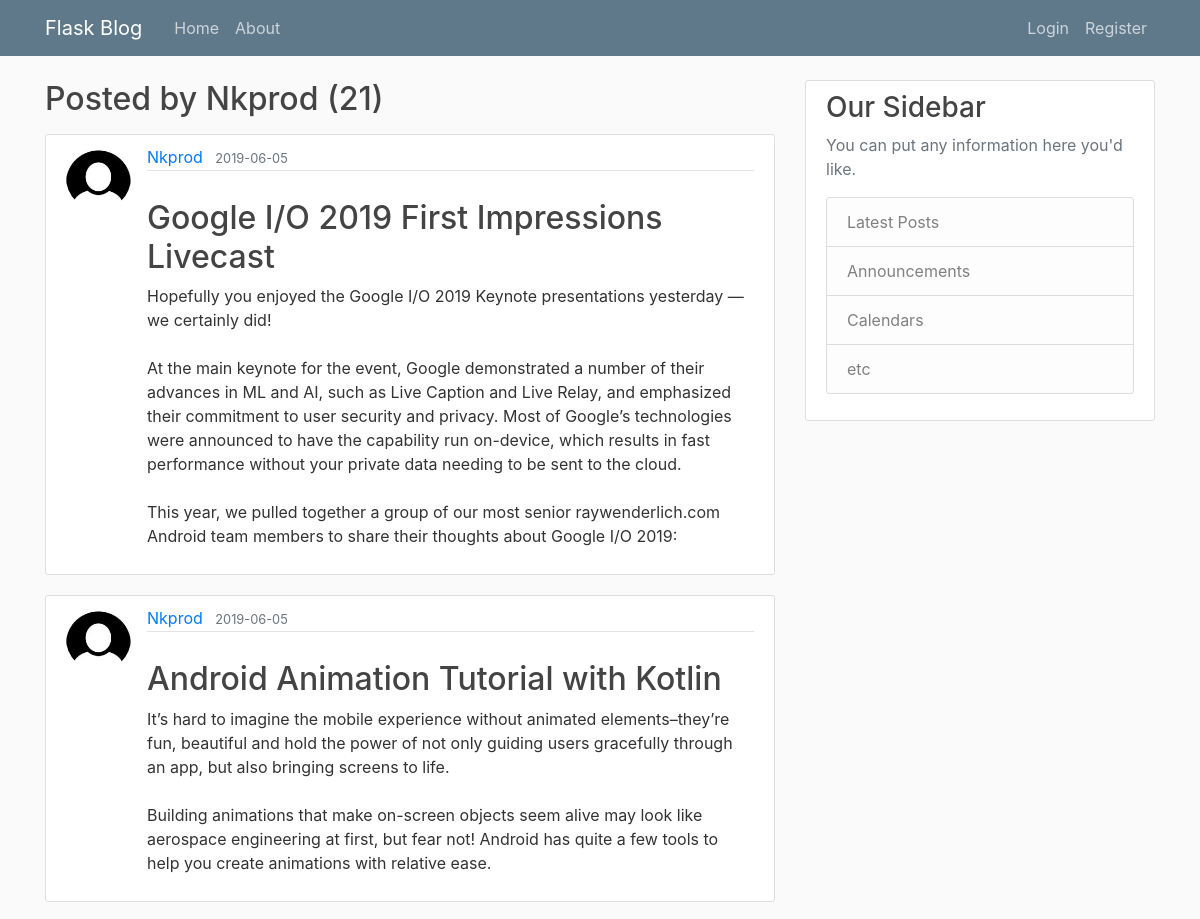
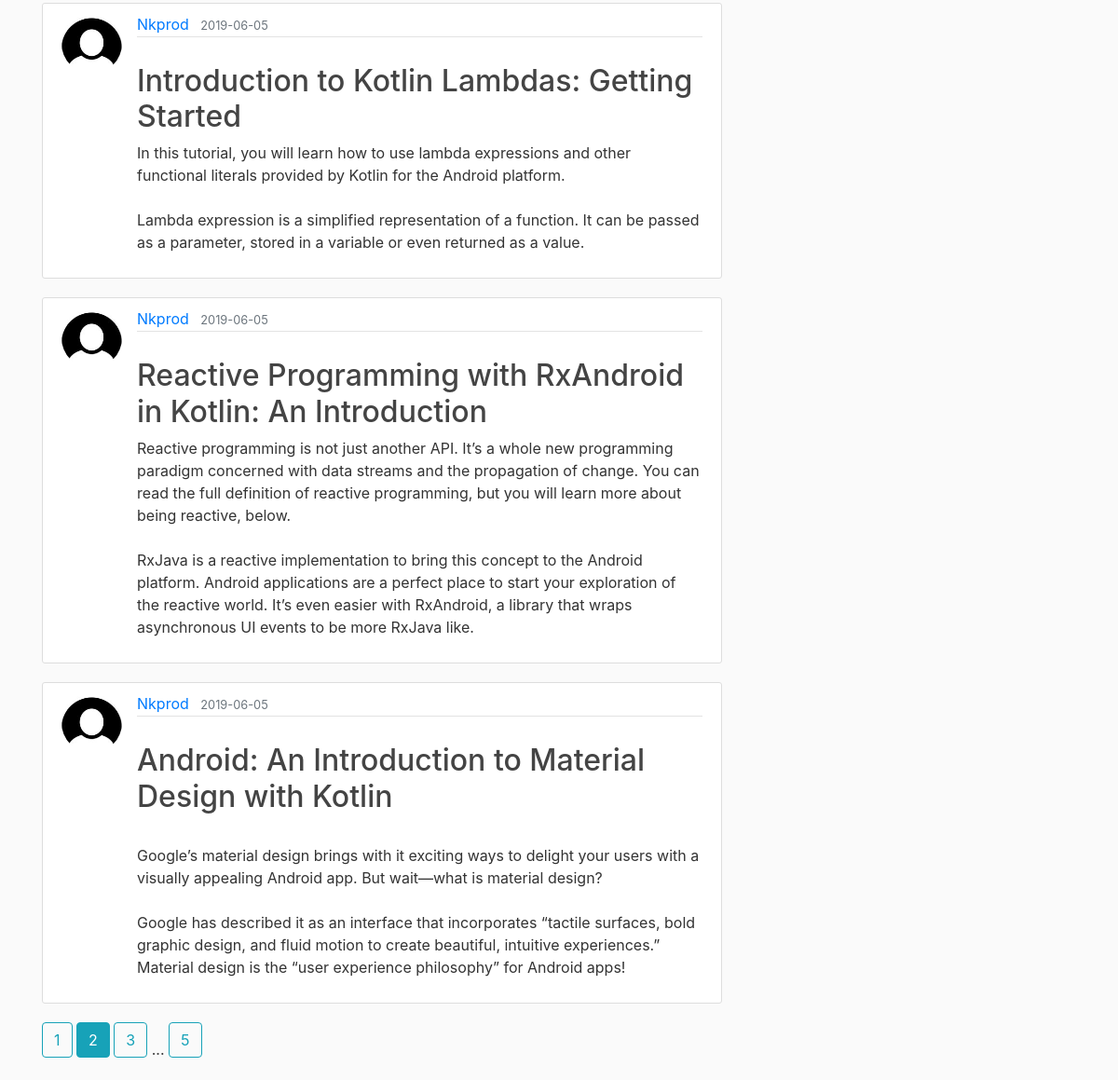
/user/Nkprod?page=2, run on the app's committed database (2 pictures, top to bottom).
### application/models.py (models this page shows, shortened)
class User(db.Model, UserMixin):
    id = db.Column(db.Integer, primary_key=True)
    username = db.Column(db.String(20), unique=True, nullable=False)
    email = db.Column(db.String(120), unique=True, nullable=False)
    image_file = db.Column(db.String(20), nullable=False, default='default.jpg')
    password = db.Column(db.String(60), nullable=False)
    posts = db.relationship('Post', backref='author', lazy=True)

class Post(db.Model):
    id = db.Column(db.Integer, primary_key=True)
    title = db.Column(db.String(100), nullable=False)
    date_posted = db.Column(db.DateTime, default=datetime.utcnow)
    content = db.Column(db.Text, nullable=False)
    user_id = db.Column(db.Integer, db.ForeignKey('user.id'), nullable=False)

### application/routes.py (the view)
@app.route("/user/<string:username>")
def user_posts(username):
    page = request.args.get('page', 1, type=int)
    user = User.query.filter_by(username=username).first_or_404()
    posts = Post.query.filter_by(author=user).order_by(Post.date_posted.desc()).paginate(page=page, per_page=5)
    return render_template("user_post.html", posts=posts, user=user)

### application/templates/user_post.html
{% extends "layout.html" %}
{% block body %}
    <h2 class="mb-3">Posted by {{ user.username }} ({{ posts.total }})</h2>
	{% for post in posts.items %}
		<article class="media content-section">
				<img class="rounded-circle article-img" src="{{ url_for('static', filename='pictures/' + post.author.image_file) }}">
			<div class="media-body">
				<div class="article-metadata">
					<a class="mr-2" href="{{ url_for('user_posts', username=post.author.username) }}">{{ post.author.username }}</a>
					<small class="text-muted">{{ post.date_posted.strftime('%Y-%m-%d') }}</small>
					</div>
					<br />
					<h2><a class="article-title" href="{{ url_for('post', post_id=post.id) }}">{{ post.title }}</a></h2>
					<p class="article-content">{{ post.content }}</p>
			</div>
		</article>
	{% endfor %}
	{% for page_num in posts.iter_pages(left_edge=1, right_edge=1, left_current=1, right_current=2) %}
		{% if page_num %}
			{% if posts.page == page_num %}
				<a class="btn btn-info mb-4" href="{{ url_for('user_posts', username=user.username, page=page_num) }}">{{ page_num }}</a>
			{% else %}
				<a class="btn btn-outline-info mb-4" href="{{ url_for('user_posts', username=user.username, page=page_num) }}">{{ page_num }}</a>
			{% endif %}
		{% else %}
			...
		{% endif %}
	{% endfor %}
{% endblock %}

### application/static/main.css (style rules this page uses)
body { background: #fafafa; color: #333333; margin-top: 5rem; }
h1, h2, h3, h4, h5, h6 { color: #444444; }
.content-section { background: #ffffff; padding: 10px 20px; border: 1px solid #dddddd; border-radius: 3px; margin-bottom: 20px; }
.article-title { color: #444444; }
.article-content { white-space: pre-line; }
.article-img { height: 65px; width: 65px; margin-right: 16px; }
.article-metadata { padding-bottom: 1px; margin-bottom: 4px; border-bottom: 1px solid #e3e3e3 }

### data on the page
User: username "Nkprod"
Post: image_file (picture), author.username "Nkprod", date_posted "2019-06-05", title "Google I/O 2019 First Impressions Livecast", content "Hopefully you enjoyed the Google I/O 2019 Keynote presentations yesterday — we certainly did! At the main keynote for the event, Google demonstrated a number of their advances in ML and AI, such as Live Caption and Live Relay, and emphasized their commitment to user security and privacy. Most of Google’s technologies were announced to have the capability run on-device, which results in fast performance without your private data needing to be sent to the cloud. This year, we pulled together a group of our most senior raywenderlich.com Android team members to share their thoughts about Google I/O 2019:"
Post: image_file (picture), author.username "Nkprod", date_posted "2019-06-05", title "Android Animation Tutorial with Kotlin", content "It’s hard to imagine the mobile experience without animated elements–they’re fun, beautiful and hold the power of not only guiding users gracefully through an app, but also bringing screens to life. Building animations that make on-screen objects seem alive may look like aerospace engineering at first, but fear not! Android has quite a few tools to help you create animations with relative ease."
Post: image_file (picture), author.username "Nkprod", date_posted "2019-06-05", title "Introduction to Kotlin Lambdas: Getting Started", content "In this tutorial, you will learn how to use lambda expressions and other functional literals provided by Kotlin for the Android platform. Lambda expression is a simplified representation of a function. It can be passed as a parameter, stored in a variable or even returned as a value."
Post: image_file (picture), author.username "Nkprod", date_posted "2019-06-05", title "Reactive Programming with RxAndroid in Kotlin: An Introduction", content "Reactive programming is not just another API. It’s a whole new programming paradigm concerned with data streams and the propagation of change. You can read the full definition of reactive programming, but you will learn more about being reactive, below. RxJava is a reactive implementation to bring this concept to the Android platform. Android applications are a perfect place to start your exploration of the reactive world. It’s even easier with RxAndroid, a library that wraps asynchronous UI events to be more RxJava like."
Post: image_file (picture), author.username "Nkprod", date_posted "2019-06-05", title "Android: An Introduction to Material Design with Kotlin", content "Google’s material design brings with it exciting ways to delight your users with a visually appealing Android app. But wait—what is material design? Google has described it as an interface that incorporates “tactile surfaces, bold graphic design, and fluid motion to create beautiful, intuitive experiences.” Material design is the “user experience philosophy” for Android apps!"

### other printed values
{{ posts.total }} "21"
{{ page_num }} "1" "3" "5"
{{ page_num }} "2"
